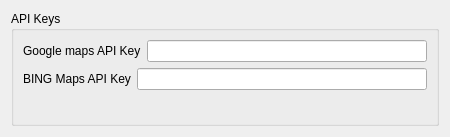
<?xml version="1.0" encoding="UTF-8"?>
<ui version="4.0">
 <class>APISettings</class>
 <widget class="QDialog" name="APISettings">
  <property name="geometry">
   <rect>
    <x>0</x>
    <y>0</y>
    <width>450</width>
    <height>137</height>
   </rect>
  </property>
  <property name="windowTitle">
   <string>Settings</string>
  </property>
  <layout class="QVBoxLayout" name="verticalLayout">
   <item>
    <widget class="QGroupBox" name="groupBox">
     <property name="title">
      <string>API Keys</string>
     </property>
     <layout class="QFormLayout" name="formLayout">
      <item row="0" column="0" colspan="2">
       <layout class="QVBoxLayout" name="verticalLayout_2">
        <item>
         <layout class="QHBoxLayout" name="horizontalLayout">
          <item>
           <widget class="QLabel" name="label">
            <property name="text">
             <string>Google maps API Key</string>
            </property>
           </widget>
          </item>
          <item>
           <widget class="QLineEdit" name="GoogleAPIKeyLineEdit"/>
          </item>
         </layout>
        </item>
        <item>
         <layout class="QHBoxLayout" name="horizontalLayout_2">
          <item>
           <widget class="QLabel" name="label_2">
            <property name="text">
             <string>BING Maps API Key</string>
            </property>
           </widget>
          </item>
          <item>
           <widget class="QLineEdit" name="BINGMapsLineEdit"/>
          </item>
         </layout>
        </item>
        <item>
         <layout class="QHBoxLayout" name="horizontalLayout_3"/>
        </item>
       </layout>
      </item>
     </layout>
    </widget>
   </item>
  </layout>
 </widget>
 <resources/>
 <connections/>
</ui>
